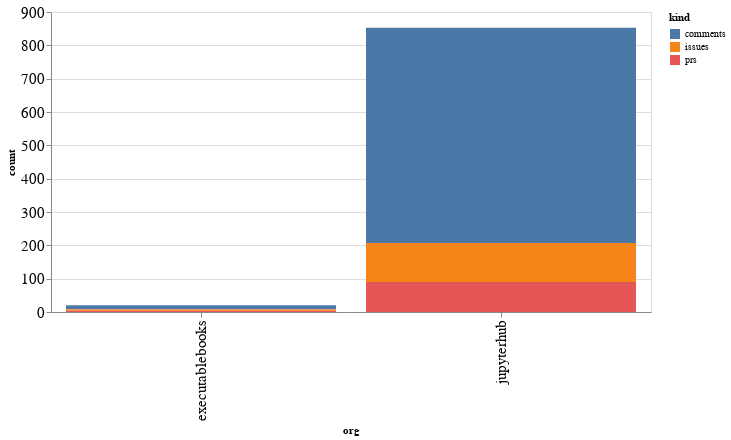

Write notebook code for a chart like this one.
### Code cell
alt.Chart(org_summaries, width=600).mark_bar().encode(
    x='org',
    y='count',
    color='kind',
    tooltip="org"
)

### Figure 1 — Vega-Lite specification as saved in the notebook (floating-point values rounded to 4 significant figures)
{"config": {"axisLeft": {"labelFontSize": 15}, "axisBottom": {"labelFontSize": 15}}, "data": {"name": "data-c6c28a12995ae60e51bffc74f5074548"}, "mark": "bar", "encoding": {"color": {"type": "nominal", "field": "kind"}, "tooltip": {"type": "nominal", "field": "org"}, "x": {"type": "nominal", "field": "org"}, "y": {"type": "quantitative", "field": "count"}}, "width": 600, "$schema": "https://vega.github.io/schema/vega-lite/v4.8.1.json", "datasets": {"data-c6c28a12995ae60e51bffc74f5074548": [{"org": "executablebooks", "kind": "comments", "count": 12}, {"org": "executablebooks", "kind": "issues", "count": 4}, {"org": "executablebooks", "kind": "prs", "count": 4}, {"org": "jupyterhub", "kind": "comments", "count": 646}, {"org": "jupyterhub", "kind": "issues", "count": 117}, {"org": "jupyterhub", "kind": "prs", "count": 90}]}}
